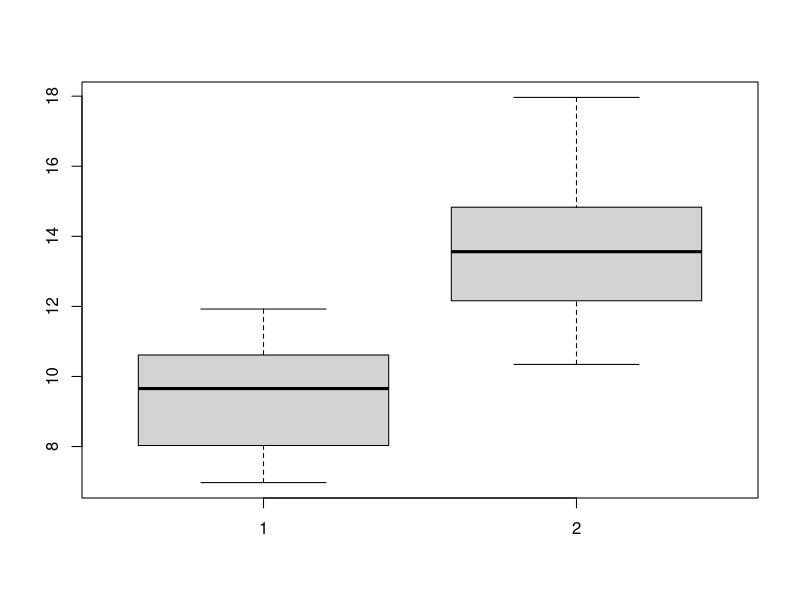

Write R code to recreate this figure. (Note: this script raises an error after producing the figure.)
## ---- chunk 1
options(width=80)
## ---- chunk 2
logical_vector <- c(TRUE, FALSE, TRUE, TRUE, FALSE)
## ---- chunk 3
sum(logical_vector)
## ---- chunk 4
numbers <- 1:5
numbers[ logical_vector ]
## ---- chunk 5
numbers <- c(42, 3, -17, 0, -2, 1)
numbers > 0
## ---- chunk 6
# prints only numbers greater than 0
numbers[ numbers > 0 ]

# prints only numbers different from 0
numbers[ numbers != 0 ]
## ---- chunk 7
numbers <- c(42, 3, NA, 0, -2, 1)
is.na(numbers)
## ---- chunk 8
which(is.na(numbers))
## ---- chunk 9
nas <- is.na(numbers)
nas
# change TRUE to FALSE and FALSE to TRUE
!nas
useful_numbers <- numbers[!nas]
useful_numbers
## ---- chunk 10
patient_measurements <- c(1, 16, 7, 42, 3)
patient_gender <- c("male", "female", "female", "male", "female")
patient_measurements[ patient_gender == "male" ]
## ---- chunk 11
vec <- rnorm(50)
## ---- chunk 12
# over 0.5
over05 <- vec[ vec > 0.5 ]

# between 0.5 and 1.0
between <- over05[ over05 < 1.0 ]

# how many numbers are greater than 0.5?
sum(vec > 0.5)
## ---- chunk 13
mtx <- matrix(1:12, nrow = 3, ncol = 4)
print(mtx)
## ---- chunk 14
mtx <- matrix(1:12, nrow = 3, ncol = 4, byrow = TRUE)
print(mtx)
## ---- chunk 15
mtx <- matrix(0, nrow = 3, ncol = 4)
## ---- chunk 16
a <- 1:3
b <- 4:6
mtx <- rbind(a, b)
print(mtx)
mtx <- cbind(a, b)
print(mtx)
## ---- chunk 17
dim(mtx)
nrow(mtx)
ncol(mtx)
## ---- chunk 18
mtx <- matrix(1:12, nrow = 3, ncol = 4)
print(mtx)

# Accessing the element in the third row and the second column
mtx[3, 2]

# Accessing first three numbers in the second column
mtx[1:3, 2]

# Accessing second to fourth numbers in the first row
mtx[1, 2:4]
## ---- chunk 19
# Selecting the first two rows and the last two columns
# This will create a 2 x 2 matrix
mtx[1:2, 3:4]
## ---- chunk 20
# Selecting the whole second row
mtx[2, ]

# Selecting the whole third column
mtx[, 3]

# Row 1 and three - returns a matrix
sel <- c(1, 3)
mtx[sel, ]
## ---- chunk 21
rownames(mtx) <- c("first", "second", "third")
colnames(mtx) <- LETTERS[1:4]

mtx["first", ]
mtx[ , "A"]
## ---- chunk 22
abc <- LETTERS[1:3] # A, B, C
abc3 <- rep(abc, 3)
abc3
a3b3c3 <- rep(abc, each = 3)
a3b3c3
## ---- chunk 23
col_names <- paste0(abc3, a3b3c3)
## ---- chunk 24
n <- length(LETTERS)
abc3 <- rep(LETTERS, n)
a3b3c3 <- rep(LETTERS, each = n)
col_names <- paste0(abc3, a3b3c3)
length(col_names)
head(col_names)
tail(col_names)
## ---- chunk 25
lst <- list(numbers=1:3, strings=c("a", "bu"), 
            matrix = matrix(1:4, nrow = 2), 
            logical = c(TRUE, FALSE))
lst
## ---- chunk 26
lst["numbers"]
## ---- chunk 27
typeof(lst["numbers"])
## ---- chunk 28
lst[["numbers"]]
typeof(lst[["numbers"]])
## ---- chunk 29
lst$numbers
## ---- chunk 30
patient_data <- list(name = "John Doe", age = 42, 
                     measurements = runif(5))
patient_data
patient_data$measurements[1]
patient_data$measurements[1] <- 42
patient_data$measurements * 3
## ---- chunk 31
names(patient_data)
names(patient_data) <- c("patient_name", "patient_age", "patient_measurements")
names(patient_data)[3] <- "crp_measurement"
## ---- chunk 32
group_a <- rnorm(10, mean = 10, sd = 2)
group_b <- rnorm(10, mean = 14, sd = 2)
## ---- chunk 33
boxplot(group_a, group_b)
## ---- chunk 34
t_test <- t.test(group_a, group_b)
typeof(t_test)
## ---- chunk 35
t_test
## ---- chunk 36
t_test$p.value
## ---- chunk 37
person <- list(name = "January", age = 117, pets=c("cat", "dog"))

# change the age
person$age <- 118

# add a new element
person$city <- "Hoppegarten"

# remove pets
person$pets <- NULL
person
## ---- chunk 38
names <- c("January", "William", "Bill")
lastn <- c("Weiner", "Shakespeare", "Gates")
age   <- c(NA, 460, 65)

people <- data.frame(names=names, last_names=lastn, age=age)
people
names(people)
colnames(people)
## ---- chunk 39
dim(people)
nrow(people)
ncol(people)
## ---- chunk 40
people$names
## ---- chunk 41
people[1, ]
## ---- chunk 42
people_with_age <- people[!is.na(people$age), ]
people_with_age
## ---- chunk 43
df <- data.frame(a = 1:3, b = c("a", "b", "c"))
## ---- chunk 44
is.data.frame(df[ , 1])
## ---- chunk 45
is.data.frame(df[1, ])
## ---- chunk 46
library(tidyverse)
tbl <- tibble(a = 1:3, b = c("a", "b", "c"))
tbl
is.data.frame(tbl)
is_tibble(tbl)
## ---- chunk 47
library(S4Vectors)
DF <- DataFrame(a = 1:3, b = c("a", "b", "c"))
DF
is.data.frame(DF)
## ---- chunk 48
library(tidyverse)
filter(DF, a > 1)
